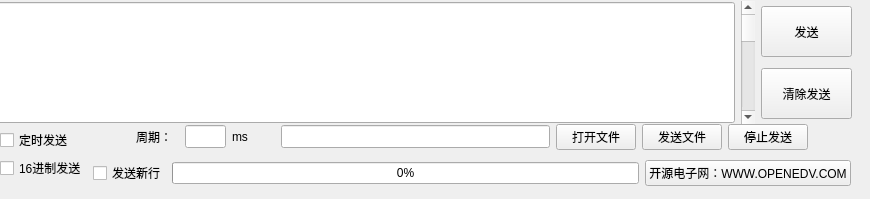
      <widget class="QWidget" name="tab">
       <attribute name="title">
        <string>单条发送</string>
       </attribute>
       <widget class="QWidget" name="layoutWidget">
        <property name="geometry">
         <rect>
          <x>-9</x>
          <y>1</y>
          <width>861</width>
          <height>123</height>
         </rect>
        </property>
        <layout class="QHBoxLayout" name="horizontalLayout_10">
         <item>
          <widget class="QLineEdit" name="lineEdit">
           <property name="minimumSize">
            <size>
             <width>731</width>
             <height>121</height>
            </size>
           </property>
           <property name="alignment">
            <set>Qt::AlignLeading|Qt::AlignLeft|Qt::AlignTop</set>
           </property>
          </widget>
         </item>
         <item>
          <widget class="QScrollBar" name="verticalScrollBar_2">
           <property name="orientation">
            <enum>Qt::Vertical</enum>
           </property>
          </widget>
         </item>
         <item>
          <layout class="QVBoxLayout" name="verticalLayout_11">
           <item>
            <widget class="QPushButton" name="pushButton_5">
             <property name="minimumSize">
              <size>
               <width>91</width>
               <height>51</height>
              </size>
             </property>
             <property name="maximumSize">
              <size>
               <width>91</width>
               <height>51</height>
              </size>
             </property>
             <property name="text">
              <string>发送</string>
             </property>
            </widget>
           </item>
           <item>
            <widget class="QPushButton" name="pushButton_20">
             <property name="minimumSize">
              <size>
               <width>91</width>
               <height>51</height>
              </size>
             </property>
             <property name="maximumSize">
              <size>
               <width>91</width>
               <height>51</height>
              </size>
             </property>
             <property name="text">
              <string>清除发送</string>
             </property>
            </widget>
           </item>
          </layout>
         </item>
        </layout>
       </widget>
       <widget class="QWidget" name="layoutWidget">
        <property name="geometry">
         <rect>
          <x>0</x>
          <y>120</y>
          <width>851</width>
          <height>70</height>
         </rect>
        </property>
        <layout class="QGridLayout" name="gridLayout_5">
         <item row="0" column="0" rowspan="2">
          <layout class="QVBoxLayout" name="verticalLayout_7">
           <property name="spacing">
            <number>0</number>
           </property>
           <item>
            <widget class="QCheckBox" name="checkBox_20">
             <property name="styleSheet">
              <string notr="true">font: 10pt &quot;Sans Serif&quot;;</string>
             </property>
             <property name="text">
              <string>定时发送</string>
             </property>
            </widget>
           </item>
           <item>
            <widget class="QCheckBox" name="checkBox_21">
             <property name="styleSheet">
              <string notr="true">font: 10pt &quot;Sans Serif&quot;;</string>
             </property>
             <property name="text">
              <string>16进制发送</string>
             </property>
            </widget>
           </item>
          </layout>
         </item>
         <item row="0" column="1">
          <layout class="QHBoxLayout" name="horizontalLayout_11">
           <item>
            <layout class="QHBoxLayout" name="horizontalLayout_14">
             <item>
              <layout class="QHBoxLayout" name="horizontalLayout_13">
               <item>
                <widget class="QLabel" name="label_21">
                 <property name="minimumSize">
                  <size>
                   <width>43</width>
                   <height>23</height>
                  </size>
                 </property>
                 <property name="maximumSize">
                  <size>
                   <width>43</width>
                   <height>23</height>
                  </size>
                 </property>
                 <property name="styleSheet">
                  <string notr="true">font: 10pt &quot;Sans Serif&quot;;</string>
                 </property>
                 <property name="text">
                  <string>周期：</string>
                 </property>
                </widget>
               </item>
               <item>
                <widget class="QLineEdit" name="lineEdit_10">
                 <property name="minimumSize">
                  <size>
                   <width>41</width>
                   <height>23</height>
                  </size>
                 </property>
                 <property name="maximumSize">
                  <size>
                   <width>41</width>
                   <height>23</height>
                  </size>
                 </property>
                </widget>
               </item>
               <item>
                <widget class="QLabel" name="label_22">
                 <property name="minimumSize">
                  <size>
                   <width>43</width>
                   <height>23</height>
                  </size>
                 </property>
                 <property name="maximumSize">
                  <size>
                   <width>43</width>
                   <height>23</height>
                  </size>
                 </property>
                 <property name="text">
                  <string>ms</string>
                 </property>
                </widget>
               </item>
              </layout>
             </item>
             <item>
              <widget class="QLineEdit" name="lineEdit_11">
               <property name="minimumSize">
                <size>
                 <width>269</width>
                 <height>23</height>
                </size>
               </property>
               <property name="maximumSize">
                <size>
                 <width>269</width>
                 <height>23</height>
                </size>
               </property>
              </widget>
             </item>
             <item>
              <layout class="QHBoxLayout" name="horizontalLayout_23">
               <item>
                <widget class="QPushButton" name="pushButton_14">
                 <property name="minimumSize">
                  <size>
                   <width>80</width>
                   <height>26</height>
                  </size>
                 </property>
                 <property name="maximumSize">
                  <size>
                   <width>80</width>
                   <height>26</height>
                  </size>
                 </property>
                 <property name="text">
                  <string>打开文件</string>
                 </property>
                </widget>
               </item>
               <item>
                <widget class="QPushButton" name="pushButton_25">
                 <property name="minimumSize">
                  <size>
                   <width>80</width>
                   <height>26</height>
                  </size>
                 </property>
                 <property name="maximumSize">
                  <size>
                   <width>80</width>
                   <height>26</height>
                  </size>
                 </property>
                 <property name="text">
                  <string>发送文件</string>
                 </property>
                </widget>
               </item>
               <item>
                <widget class="QPushButton" name="pushButton_26">
                 <property name="minimumSize">
                  <size>
                   <width>80</width>
                   <height>26</height>
                  </size>
                 </property>
                 <property name="maximumSize">
                  <size>
                   <width>80</width>
                   <height>26</height>
                  </size>
                 </property>
                 <property name="text">
                  <string>停止发送</string>
                 </property>
                </widget>
               </item>
              </layout>
             </item>
            </layout>
           </item>
          </layout>
         </item>
         <item row="1" column="1">
          <layout class="QHBoxLayout" name="horizontalLayout_29">
           <item>
            <layout class="QHBoxLayout" name="horizontalLayout_12">
             <item>
              <widget class="QCheckBox" name="checkBox_22">
               <property name="styleSheet">
                <string notr="true">font: 10pt &quot;Sans Serif&quot;;</string>
               </property>
               <property name="text">
                <string>发送新行</string>
               </property>
              </widget>
             </item>
             <item>
              <widget class="QProgressBar" name="progressBar_3">
               <property name="maximum">
                <number>100</number>
               </property>
               <property name="value">
                <number>0</number>
               </property>
               <property name="orientation">
                <enum>Qt::Horizontal</enum>
               </property>
               <property name="textDirection">
                <enum>QProgressBar::TopToBottom</enum>
               </property>
               <property name="format">
                <string>%p%</string>
               </property>
              </widget>
             </item>
            </layout>
           </item>
           <item>
            <widget class="QPushButton" name="pushButton_6">
             <property name="text">
              <string>开源电子网：WWW.OPENEDV.COM</string>
             </property>
            </widget>
           </item>
          </layout>
         </item>
        </layout>
       </widget>
       <zorder>layoutWidget</zorder>
       <zorder>layoutWidget</zorder>
      </widget>
